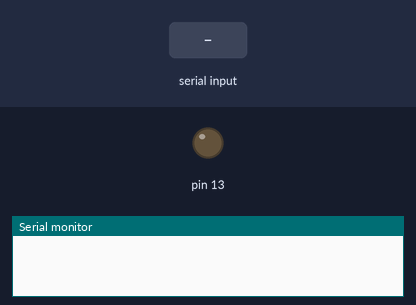
A sketch run on a simulated Arduino Uno, built with avr-gcc and run on an emulated ATmega328P. Parts: output pins drawn as LEDs (lit = HIGH), the last lines printed to the serial monitor. Inputs (shaded band) come from the test bench.

Above: at 1.2 s.
1.3 s: "1" received over Serial
At 2.5 s:
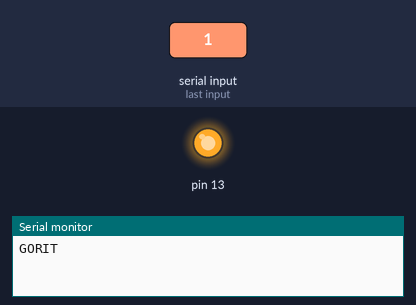
2.8 s: "2" received over Serial
At 3.8 s:
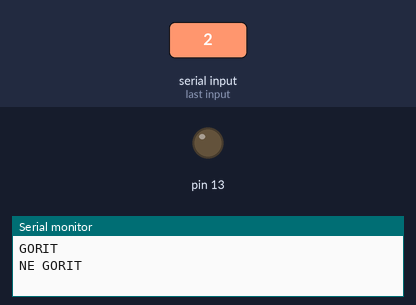
Timing chart, 0 to 5.8 s (numbered marks = the images above; inputs shaded):
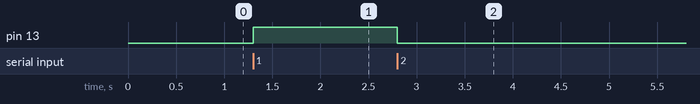

The sketch:

comandi.ino
```cpp
int WORD;
void setup() {
  // put your setup code here, to run once:
pinMode(13,OUTPUT);
Serial.begin(9600);
}

void loop() {
  // put your main code here, to run repeatedly:
  if (Serial.available() > 0){
  WORD=Serial.read();
 if (WORD == '1'){
 digitalWrite(13,HIGH);
 Serial.println("GORIT");
}
if (WORD == '2'){
  digitalWrite(13,LOW);
  Serial.println("NE GORIT");
}
}
}
```

Measured:
- after the input at 1.3 s, pin 13: LOW → HIGH at once
- after the input at 2.8 s, pin 13: HIGH → LOW at once
